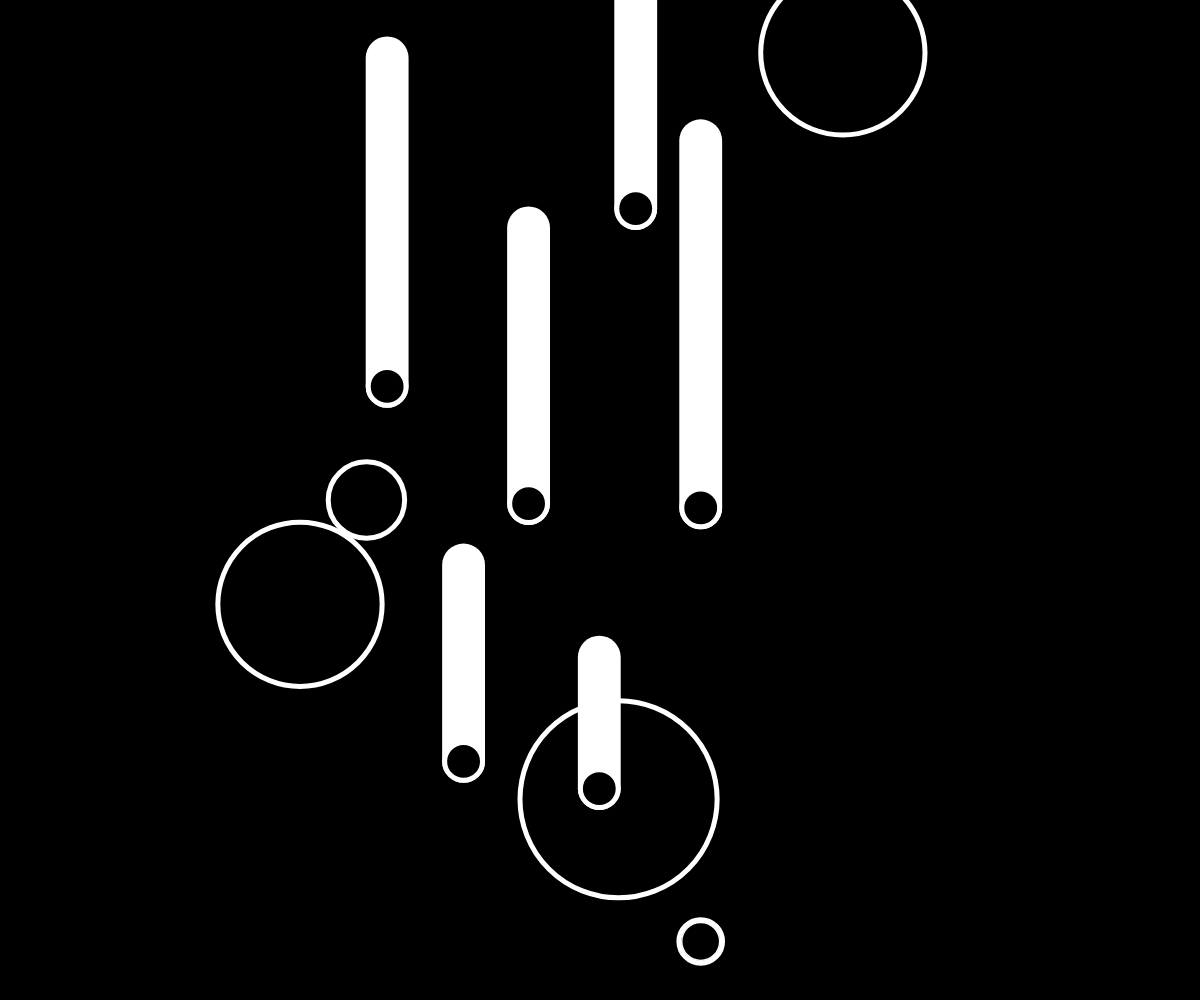
Frame 1 (no input)
Frame 60 (no input): identical to frame 1, image omitted
Frame 120 (the mouse pressed at the canvas centre since frame 60): identical to frame 1, image omitted

The p5.js sketch that drew this single still picture (run headless with seeded random() and noise() and a simulated clock; from frame 60 on, the mouse is pressed at the canvas centre):

// p5.js sketch
// ── sketch.js
function setup() {
  createCanvas(windowWidth, windowHeight);
}

function windowResized() {
  resizeCanvas(windowWidth, windowHeight);
}

function draw() {
  background(0);

  // Scale and center the original 1000x1400 design to fit the window
  let s = min(windowWidth / 1000, windowHeight / 1400);
  translate((windowWidth - 1000 * s) / 2, (windowHeight - 1400 * s) / 2);
  scale(s);

  ellipseMode(CENTER);

  //1st circle
  fill(0);
  stroke(255);
  strokeWeight(7);
  ellipse(840,74,230);
  
  //2nd circle
  fill(0);
  stroke(255);
  strokeWeight(7);
  ellipse(173,700,107);

  //3rd circle
  fill(0);
  stroke(255);
  strokeWeight(7);
  ellipse(80,846,230);

  //4th circle
  fill(0);
  stroke(255);
  strokeWeight(7);
  ellipse(526,1119,276);

  //5th circle
  fill(0);
  stroke(255);
  strokeWeight(7);
  ellipse(641,1318,61);

  //__________________________

  //1st line
  stroke(255);
  strokeWeight(60);
  line(641,197,641,711);

  //2nd line
  stroke(255);
  strokeWeight(60);
  line(550,-26,550,292);

  //3rd line
  stroke(255);
  strokeWeight(60);
  line(400,319,400,705) 

  //4th line
  stroke(255);
  strokeWeight(60);
  line(202,81,202,541)

  //5th line
  stroke(255);
  strokeWeight(60);
  line(309,791,309,1066)

  //6th line
  stroke(255);
  strokeWeight(60);
  line(499,920,499,1104)

  //__________________________

  //1st dot
  fill(0);
  stroke(255);
  strokeWeight(7);
  ellipse(641,711,53);

  //2nd dot
  fill(0);
  stroke(255);
  strokeWeight(7);
  ellipse(550,292,53);

  //3rd dot
  fill(0);
  stroke(255);
  strokeWeight(7);
  ellipse(400,705,53);

  //4th dot
  fill(0);
  stroke(255);
  strokeWeight(7);
  ellipse(202,541,53);

  //5th dot
  fill(0);
  stroke(255);
  strokeWeight(7);
  ellipse(309,1066,53);

  //6th dot
  fill(0);
  stroke(255);
  strokeWeight(7);
  ellipse(499,1104,53); 

  //7th dot
  fill(0);
  stroke(255);
  strokeWeight(2);
  ellipse(641,1318,53);
  
}
